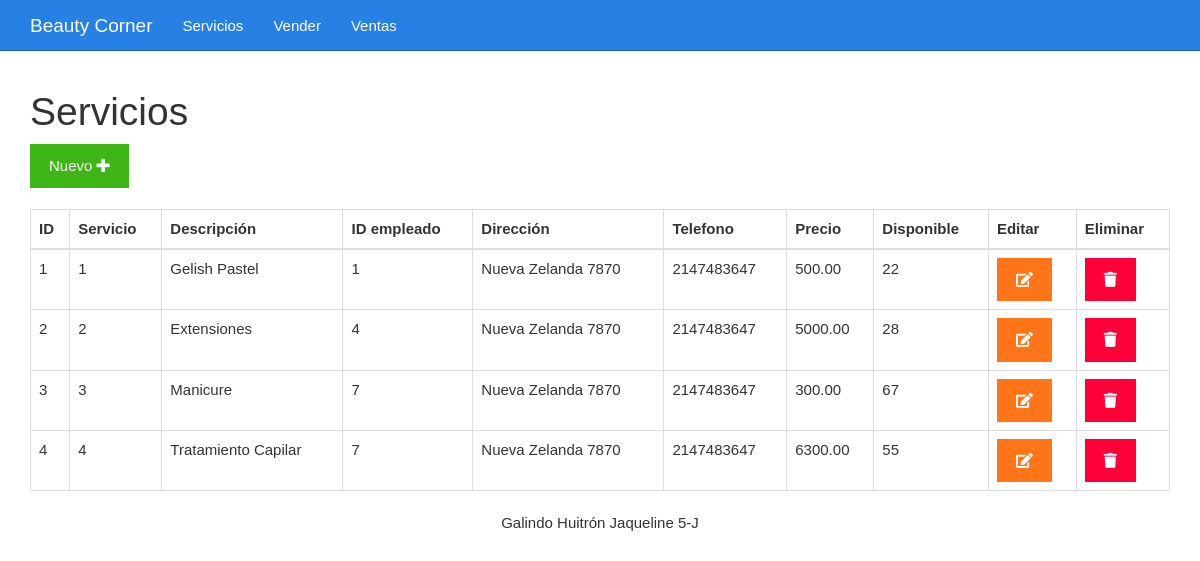
Before: /listar.php with the older database file.
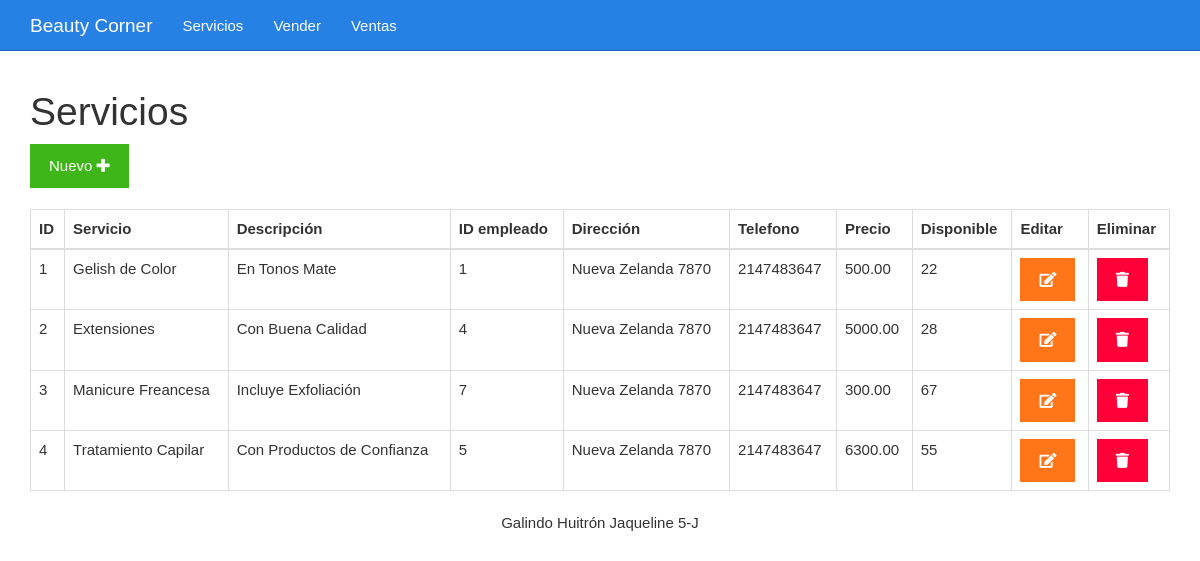
After: the same page with the newer database file.
### tables this page shows
CREATE TABLE `servicios` (
  `id` int(11) NOT NULL,
  `nomServicio` varchar(100) NOT NULL,
  `descripcion` varchar(100) NOT NULL,
  `idempleado` varchar(50) NOT NULL,
  `direccion` varchar(100) NOT NULL,
  `telefono` int(10) NOT NULL,
  `precio` decimal(10,2) NOT NULL,
  `disponible` int(11) NOT NULL
);

### listar.php (the view)
<?php include_once "encabezado.php" ?>
<?php
include_once "base_de_datos.php";
$sentencia = $base_de_datos->query("SELECT * FROM  servicios;");
$servicios = $sentencia->fetchAll(PDO::FETCH_OBJ);
?>
	<div class="col-xs-12">
		<h1>Servicios</h1>
		<div>
			<a class="btn btn-success" href="./formulario.php">Nuevo <i class="fa fa-plus"></i></a>
		</div>
		<br>
		<table class="table table-bordered">
			<thead>
				<tr>
					<th>ID</th>
					<th>Servicio</th>
					<th>Descripción</th>
					<th>ID empleado</th>
					<th>Dirección</th>
					<th>Telefono</th>
					<th>Precio</th>
					<th>Disponible</th>
					<th>Editar</th>
					<th>Eliminar</th>
				</tr>
			</thead>
			<tbody>
				<?php foreach($servicios as $servicio){ ?>
				<tr>
					<td><?php echo $servicio->id ?></td>
					<td><?php echo $servicio->nomServicio ?></td>
					<td><?php echo $servicio->descripcion ?></td>
					<td><?php echo $servicio->idempleado ?></td>
					<td><?php echo $servicio->direccion ?></td>
					<td><?php echo $servicio->telefono ?></td>
					<td><?php echo $servicio->precio ?></td>
					<td><?php echo $servicio->disponible ?></td>
					<td><a class="btn btn-warning" href="<?php echo "editar.php?id=" . $servicio->id?>"><i class="fa fa-edit"></i></a></td>
					<td><a class="btn btn-danger" href="<?php echo "eliminar.php?id=" . $servicio->id?>"><i class="fa fa-trash"></i></a></td>
				</tr>
				<?php } ?>
			</tbody>
		</table>
	</div>
<?php include_once "pie.php" ?>

Changed rows visible on the page:
changed servicios id 1: nomServicio "1" → "Gelish de Color"; descripcion "Gelish Pastel" → "En Tonos Mate"
changed servicios "Extensiones": nomServicio "2" → "Extensiones"; descripcion "Extensiones" → "Con Buena Calidad"
changed servicios id 3: nomServicio "3" → "Manicure Freancesa"; descripcion "Manicure" → "Incluye Exfoliación"
changed servicios "Tratamiento Capilar": nomServicio "4" → "Tratamiento Capilar"; descripcion "Tratamiento Capilar" → "Con Productos de Confianza"; idempleado "7" → "5"
